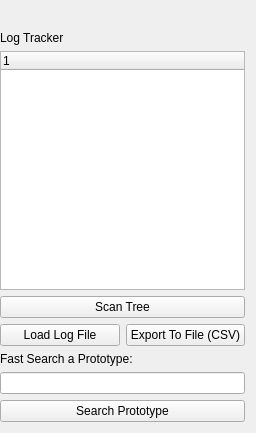
<?xml version="1.0" encoding="UTF-8"?>
<ui version="4.0">
 <class>DebugUnitView</class>
 <widget class="QWidget" name="DebugUnitView">
  <property name="geometry">
   <rect>
    <x>0</x>
    <y>0</y>
    <width>256</width>
    <height>433</height>
   </rect>
  </property>
  <property name="sizePolicy">
   <sizepolicy hsizetype="Preferred" vsizetype="Preferred">
    <horstretch>0</horstretch>
    <verstretch>0</verstretch>
   </sizepolicy>
  </property>
  <property name="minimumSize">
   <size>
    <width>256</width>
    <height>384</height>
   </size>
  </property>
  <property name="maximumSize">
   <size>
    <width>16777215</width>
    <height>16777215</height>
   </size>
  </property>
  <property name="focusPolicy">
   <enum>Qt::StrongFocus</enum>
  </property>
  <property name="windowTitle">
   <string>[KC] Debug View</string>
  </property>
  <layout class="QVBoxLayout" name="verticalLayout">
   <property name="leftMargin">
    <number>0</number>
   </property>
   <item>
    <widget class="QLabel" name="myllab">
     <property name="text">
      <string/>
     </property>
    </widget>
   </item>
   <item>
    <widget class="QLabel" name="label_2">
     <property name="text">
      <string>Log Tracker</string>
     </property>
    </widget>
   </item>
   <item>
    <widget class="QTreeWidget" name="treeWidget">
     <property name="maximumSize">
      <size>
       <width>16777215</width>
       <height>16777215</height>
      </size>
     </property>
     <column>
      <property name="text">
       <string notr="true"/>
      </property>
     </column>
    </widget>
   </item>
   <item>
    <widget class="QPushButton" name="pushCheckUnit">
     <property name="text">
      <string>Scan Tree</string>
     </property>
    </widget>
   </item>
   <item>
    <layout class="QHBoxLayout" name="horizontalLayout">
     <item>
      <widget class="QPushButton" name="loadexternallog">
       <property name="text">
        <string>Load Log File</string>
       </property>
      </widget>
     </item>
     <item>
      <widget class="QPushButton" name="export_2">
       <property name="text">
        <string>Export To File (CSV)</string>
       </property>
      </widget>
     </item>
    </layout>
   </item>
   <item>
    <widget class="QLabel" name="label">
     <property name="text">
      <string>Fast Search a Prototype:</string>
     </property>
    </widget>
   </item>
   <item>
    <widget class="QLineEdit" name="line_edit_searchprototype">
     <property name="acceptDrops">
      <bool>false</bool>
     </property>
    </widget>
   </item>
   <item>
    <widget class="QPushButton" name="searhprototype">
     <property name="text">
      <string>Search Prototype</string>
     </property>
    </widget>
   </item>
  </layout>
 </widget>
 <resources/>
 <connections/>
</ui>
